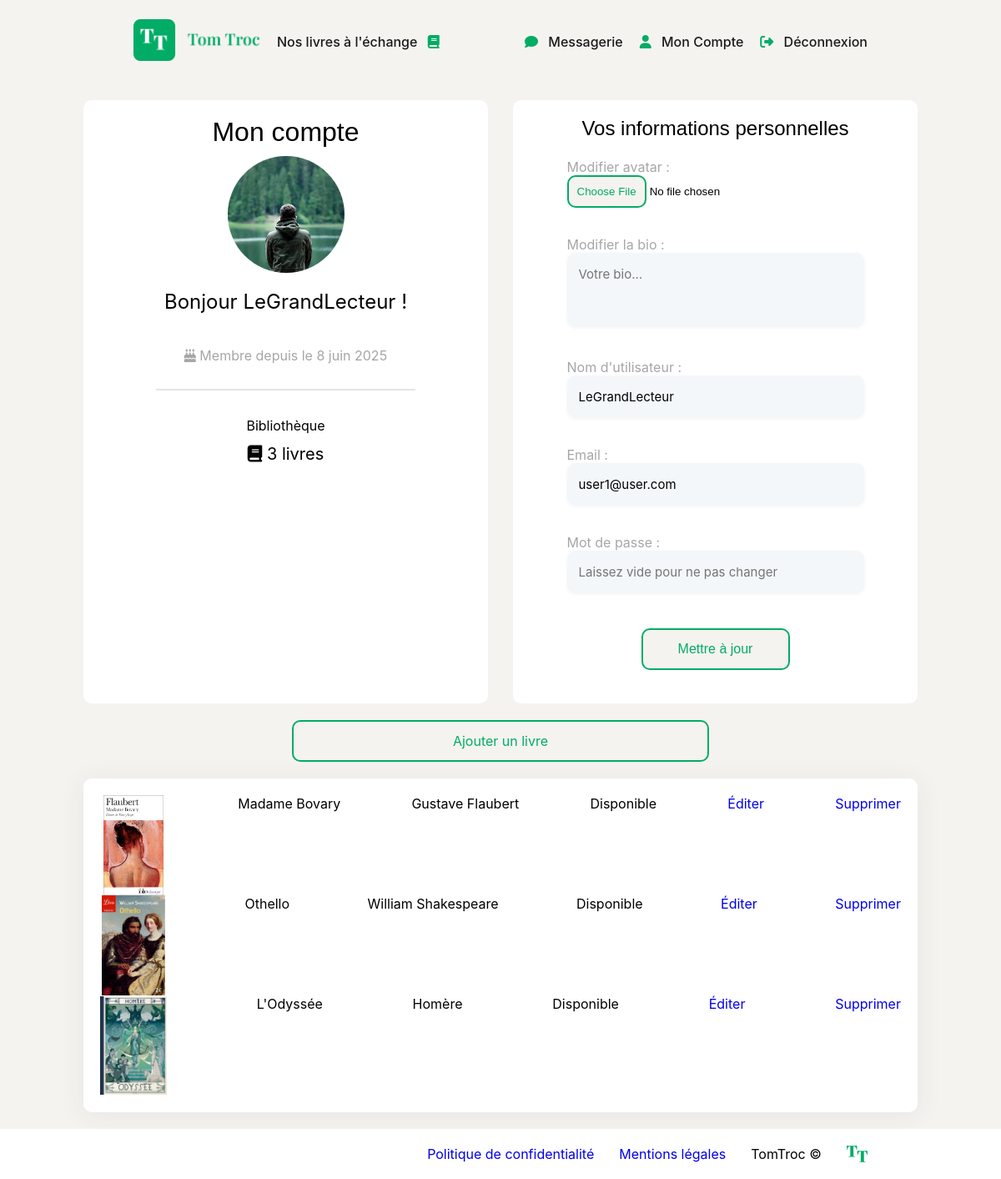
The app's page /account (signed in) with its own data.
### tables this page shows
CREATE TABLE `users` (
  `id` int(11) NOT NULL,
  `username` varchar(50) NOT NULL,
  `email` varchar(100) NOT NULL,
  `password` varchar(255) NOT NULL,
  `avatar_url` varchar(255) DEFAULT NULL,
  `bio` text DEFAULT NULL,
  `created_at` datetime DEFAULT current_timestamp()
);

CREATE TABLE `books` (
  `id` int(11) NOT NULL,
  `ownerId` int(11) NOT NULL,
  `title` varchar(255) NOT NULL,
  `author` varchar(255) NOT NULL,
  `imageUrl` varchar(255) DEFAULT NULL,
  `description` text DEFAULT NULL,
  `status` enum('Disponible','Indisponible') NOT NULL DEFAULT 'Disponible',
  `created_at` datetime DEFAULT current_timestamp()
);

### core/Controller.php (called while the page is built, shortened)
<?php
class Controller
{
    public function render(string $view, array $data = [])
    {
        extract($data);
        $viewFile = __DIR__ . '/../views/templates/' . $view . '.php';
        require $viewFile;
        require __DIR__ . '/../views/templates/main.php';
    }
}

### controllers/AccountController.php (called while the page is built, shortened)
<?php
class AccountController extends Controller
{
    public function index()
    {
        $userId = (int)$_SESSION['user_id'];
        $user = (new UserModel())->find($_SESSION['user_id']);
        $books = (new BooksModel())->getUserBooks($userId);
        $this->render('account/index', [
            'title'     => 'Mon compte',
            'username'  => $user['username'],
            'email'     => $user['email'],
            'avatarUrl' => $user['avatarUrl'],
            'bio'       => $user['bio'],
            'createdAt' => $user['createdAt'],
            'books'     => $books,
        ]);
    }
}

### core/Router.php (called while the page is built, shortened)
<?php
class Router
{
    public function handleRequest()
    {
        $url = isset($_GET['url']) ? trim($_GET['url'], '/') : '';
        $segments = $url === '' ? [] : explode('/', $url);
        $actionName     = isset($segments[1]) ? $segments[1] : 'index';
        $params         = array_slice($segments, 2);
        $controller = new $controllerName();
        call_user_func_array([$controller, $actionName], $params);
    }
}

### index.php (called while the page is built, shortened)
<?php
require_once __DIR__ . '/config/autoload.php';
$router = new Router();
$router->handleRequest();

### core/Model.php (called while the page is built)
<?php
class Model
{
    protected static $db;
    public function __construct()
    {
        if (self::$db === null) {
            try {
                $dsn = sprintf(
                    'mysql:host=%s;dbname=%s;charset=utf8mb4',
                    DB_HOST,
                    DB_NAME
                );
                self::$db = new PDO($dsn, DB_USER, DB_PASS, [
                    PDO::ATTR_ERRMODE            => PDO::ERRMODE_EXCEPTION,
                    PDO::ATTR_DEFAULT_FETCH_MODE => PDO::FETCH_ASSOC,
                ]);
            } catch (PDOException $e) {
                die('Erreur de connexion à la base de données : ' . $e->getMessage());
            }
        }
    }
    protected function getDb(): PDO
    {
        return self::$db;
    }
}

### models/UserModel.php (called while the page is built, shortened)
<?php
class UserModel extends Model
{
    protected $table = 'users';
    public function find(int $id)
    {
        $stmt = $this->getDb()->prepare(
            "SELECT
               id,
               username,
               email,
               avatar_url AS avatarUrl,
               bio,
               created_at AS createdAt
             FROM {$this->table}
             WHERE id = :id"
        );
        $stmt->execute(['id' => $id]);
        return $stmt->fetch();
    }
}

### config/autoload.php (called while the page is built, shortened)
<?php
spl_autoload_register(function ($className) {
    $folders = [
        __DIR__ . '/../core/',
        __DIR__ . '/../controllers/',
        __DIR__ . '/../models/',
    ];
    foreach ($folders as $folder) {
        $file = $folder . $className . '.php';
        if (file_exists($file)) {
            return;
        }
    }
});

### core/Utils.php (called while the page is built, shortened)
<?php
class Utils
{
    public static function url(string $controller, string $action = 'index', $params = []): string
    {
        $url = BASE_PATH . '/' . $controller . '/' . $action;
        if (!empty($params)) {
            $url .= '/' . implode('/', array_map('urlencode', $params));
        }
        return $url;
    }
    public static function formatDateFr($date, string $pattern = 'd MMMM yyyy'): string
    {
        if (!$date instanceof \DateTime) {
            $date = new \DateTime($date);
        }
        $fmt = new \IntlDateFormatter(
            'fr_FR',
            \IntlDateFormatter::NONE,
            \IntlDateFormatter::NONE,
            'Europe/Paris',
            \IntlDateFormatter::GREGORIAN,
            $pattern
        );
        return $fmt->format($date);
    }
    public static function booksCount($books): int
    {
        if (is_array($books)) {
            return count($books);
        } elseif ($books instanceof \Countable) {
            return count($books);
        } elseif (is_int($books)) {
            return $books;
        }
        return 0;
    }
}

### models/BooksModel.php (called while the page is built, shortened)
<?php
class BooksModel extends Model
{
    protected $table = 'books';
    public function getUserBooks(int $userId): array
    {
        $stmt = $this->getDb()->prepare(
            "SELECT * FROM {$this->table} WHERE ownerId = :ownerId ORDER BY created_at DESC"
        );
        $stmt->execute(['ownerId' => $userId]);
        return $stmt->fetchAll();
    }
}

### views/templates/account/index.php (the view, shortened to what this page needs)
<div class="account-container">
    <div class="account-header">
        <div class="account-user">
            <h1><?= htmlspecialchars($title) ?></h1>
            <img class="account-image"
                 src="<?= htmlspecialchars($avatarUrl) ?>"
                 alt="Avatar de <?= htmlspecialchars_decode($username) ?>"
            >
            <p class="account-name">Bonjour <?= htmlspecialchars_decode($username) ?> !</p>
            <p class="account-date"><i class="fa-solid fa-cake-candles"></i> Membre depuis le <?= htmlspecialchars(Utils::formatDateFr($createdAt)) ?></p>
            <hr>
            <p class="account-bookshelf">Bibliothèque</p>
            <p class="account-books-count"><i class="fa-solid fa-book"></i> <?= Utils::booksCount($books) ?> livres</p>
        </div>
        <div class="account-info">
            <h2>Vos informations personnelles</h2>
            <form
                  class="account-info-form"
                  method="post"
                  action="<?= Utils::url('account', 'update') ?>"
                  enctype="multipart/form-data"
            >
                <div class="account-info-edit-avatar" >
                    <label for="avatar">Modifier avatar :</label><br>
                    <input type="file" name="avatar" id="avatar" accept="image/*">
                </div>
                <div class="account-info-edit-bio" >
                    <label for="bio">Modifier la bio :</label><br>
                    <textarea name="bio"
                              id="bio"
                              rows="3"
                              placeholder="Votre bio…"
                                maxlength="800"
                    ><?= htmlspecialchars($bio) ?></textarea>
                </div>
                <div class="account-info-edit-username" >
                    <label for="username">Nom d'utilisateur :</label><br>
                    <input type="text"
                           name="username"
                           id="username"
                           minlength="3"
                           maxlength="16"
                           value="<?= htmlspecialchars($username) ?>"
                           required>
                </div>
                <div class="account-info-edit-email" >
                    <label for="email">Email :</label><br>
                    <input type="email"
                           name="email"
                           id="email"
                           value="<?= htmlspecialchars($email) ?>"
                           required>
                </div>
                <div class="account-info-edit-password" >
                    <label for="password">Mot de passe :</label><br>
                    <input type="password"
                           name="password"
                           id="password"
                            minlength="10"
                            maxlength="64"
                           placeholder="Laissez vide pour ne pas changer">
                </div>
                <button class="account-info-edit-submit" type="submit">Mettre à jour</button>
            </form>
        </div>
    </div>
    <a class="account-add-book" href="<?= Utils::url('books','add') ?>">Ajouter un livre</a>
    <?php if (empty($books)): ?>
        <p>Vous n’avez pas encore de livre à l’échange.</p>
    <?php else: ?>
        <ul class="account-book-list">
            <?php foreach ($books as $b): ?>
                <li class="account-book-list-item">
                    <img class="account-book-list-item-image"
                         src="<?= htmlspecialchars($b['imageUrl']) ?>"
                         alt="<?= htmlspecialchars_decode($b['title']) ?>">
                    <p class="account-book-list-item-title"><?= htmlspecialchars_decode($b['title']) ?></p>
                    <p class="account-book-list-item-author"><?= htmlspecialchars_decode($b['author']) ?></p>
                    <p class="account-book-list-item-status"><?= htmlspecialchars($b['status']) ?></p>
                    <a class="account-book-list-item-edit" href="<?= Utils::url('books', 'edit', [$b['id']]) ?>">Éditer</a>
                    <a class="account-book-list-item-delete"
                       href="<?= Utils::url('books','delete',[$b['id']]) ?>">
                        Supprimer
                    </a>
                </li>
            <?php endforeach; ?>
        </ul>
    <?php endif; ?>
</div>

### css/style.css (style rules this page uses)
:root { --nav-height: 100px; --footer-height: 60px; --bg-color: #F5F3EF; --btn-color: #00AC66; }
* { margin: 0; padding: 0; box-sizing: border-box; list-style: none; text-decoration: none; }
body { font-family: 'Inter', sans-serif; font-weight: 400; background: var(--bg-color); }
h1, h2, h3, h4, h5, h6 { font-family: 'Playfair Display', sans-serif; font-weight: 400; }
.account-container { padding: 20px 100px; max-width: 1600px; margin: 0 auto; }
.account-header { display: flex; justify-content: space-between; align-items: stretch; width: 100%; gap: 30px; }
.account-user { display: flex; flex-direction: column; align-items: center; gap: 10px; background: #FFFFFF; padding: 20px; border-radius: 10px; width: 50%; }
.account-name { font-size: 24px; color: #000000; margin-top: 10px; }
.account-date { font-size: 16px; color: #A6A6A6; text-align: center; margin-top: 10px; }
.account-bookshelf { display: flex; justify-content: center; align-items: center; gap: 10px; background: #FFFFFF; padding: 2px; border-radius: 10px; width: 50%; }
.account-books-count { font-size: 20px; color: #000000; }
.account-user hr { margin: 20px; width: 70%; border: 1px solid #E5E5E5; }
.account-image { width: 140px; height: 140px; object-fit: cover; border-radius: 50%; }
.account-info { display: flex; flex-direction: column; align-items: center; gap: 10px; background: #FFFFFF; padding: 20px; border-radius: 10px; width: 50%; }
.account-info-form { display: flex; flex-direction: column; gap: 10px; width: 80%; }
.account-info-edit-avatar, .account-info-edit-bio, .account-info-edit-username, .account-info-edit-email, .account-info-edit-password { margin: 12px 0; }
.account-info-edit-avatar label, .account-info-edit-bio label, .account-info-edit-username label, .account-info-edit-email label, .account-info-edit-password label { color: #A6A6A6; }
.account-info-edit-username input, .account-info-edit-email input, .account-info-edit-password input, .account-info-edit-bio textarea { border-radius: 10px; flex: 1; border: none; outline: none; background: #f3f7fa; padding: 16px 14px; font-size: 15px; resize: none; box-shadow: 0 1px 4px rgba(60,60,60,0.06); font-family: 'Inter', sans-serif; width: 100%; }
.account-info-edit-submit, .account-add-book, .book-edition-submit { display: flex; justify-content: center; align-items: center; width: 50%; height: 50px; background-color: var(--bg-color); color: var(--btn-color); border: 2px solid var(--btn-color); border-radius: 10px; font-size: 16px; cursor: pointer; margin: 20px auto; }
.account-book-list { background-color: #ffffff; border-radius: 10px; padding: 20px; box-shadow: 0 4px 32px rgba(60,60,60,0.07); }
.account-book-list-item { display: flex; justify-content: space-between; }
.account-book-list-item-image { width: 80px; height: 120px; object-fit: contain; }

### records on screen
users: avatar_url (picture), username "LeGrandLecteur", created_at "8 juin 2025", email "user1@user.com"
books: imageUrl (picture), title "Madame Bovary", author "Gustave Flaubert", status "Disponible"
books: imageUrl (picture), title "Othello", author "William Shakespeare", status "Disponible"
books: imageUrl (picture), title "L'Odyssée", author "Homère", status "Disponible"

### other values on screen
$title "Mon compte"
Utils::booksCount($books) "3"
